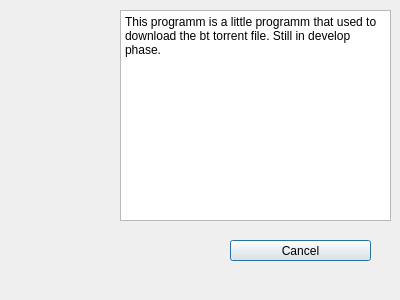
<?xml version="1.0" encoding="UTF-8"?>
<ui version="4.0">
 <class>AboutTorrentDownloader</class>
 <widget class="QDialog" name="AboutTorrentDownloader">
  <property name="geometry">
   <rect>
    <x>0</x>
    <y>0</y>
    <width>400</width>
    <height>300</height>
   </rect>
  </property>
  <property name="windowTitle">
   <string>About</string>
  </property>
  <widget class="QPlainTextEdit" name="plainTextEdit">
   <property name="geometry">
    <rect>
     <x>120</x>
     <y>10</y>
     <width>271</width>
     <height>211</height>
    </rect>
   </property>
   <property name="plainText">
    <string>This programm is a little programm that used to download the bt torrent file. Still in develop phase.</string>
   </property>
  </widget>
  <widget class="QPushButton" name="pushButton">
   <property name="geometry">
    <rect>
     <x>230</x>
     <y>240</y>
     <width>141</width>
     <height>21</height>
    </rect>
   </property>
   <property name="text">
    <string>Cancel</string>
   </property>
  </widget>
 </widget>
 <resources/>
 <connections>
  <connection>
   <sender>pushButton</sender>
   <signal>clicked()</signal>
   <receiver>AboutTorrentDownloader</receiver>
   <slot>close()</slot>
   <hints>
    <hint type="sourcelabel">
     <x>278</x>
     <y>245</y>
    </hint>
    <hint type="destinationlabel">
     <x>142</x>
     <y>258</y>
    </hint>
   </hints>
  </connection>
 </connections>
</ui>
